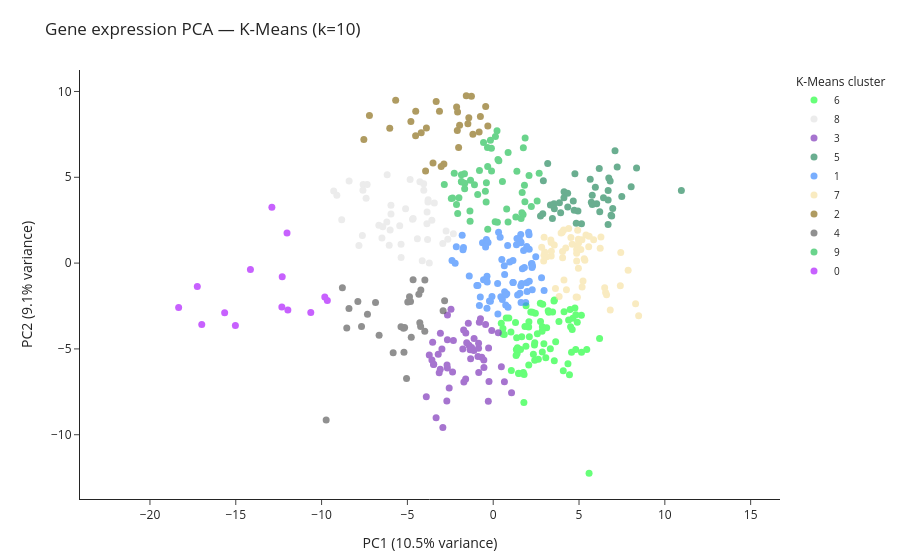

Write notebook code for a chart like this one.
### Markdown cell above
### Agrupamiento K-Means sobre las coordenadas PCA2

Aplicamos K-Means a las dimensiones reducidas con PCA (`pca2_df`) para identificar grupos relacionados con las etiquetas `disease` dentro de los tipos de cáncer seleccionados. El número de grupos `k` se determina a partir del número de enfermedades distintas del subconjunto.

### Code cell
from sklearn.cluster import KMeans
from sklearn.metrics import silhouette_score

# Preparar los datos para agrupar (solo coordenadas PCA2)
X_pca2 = pca2_df[['PC1', 'PC2']].values

# --- K-Means basado en 'disease' dentro del subconjunto ---
# Determinar el número de grupos según las enfermedades distintas en pca2_df
k_disease_pca2 = pca2_df['disease'].nunique()
print(f"Number of unique diseases in subset: {k_disease_pca2}")

kmeans_disease_pca2 = KMeans(n_clusters=k_disease_pca2, random_state=123, n_init=10)
kmeans_disease_pca2_labels = kmeans_disease_pca2.fit_predict(X_pca2)
pca2_df['kmeans_disease_cluster'] = kmeans_disease_pca2_labels

# Visualizar los resultados de K-Means basados en la enfermedad dentro del subconjunto
fig_kmeans_disease_pca2 = plot_pca(
    pca2_df, pca2, "kmeans_disease_cluster", f"Gene expression PCA — K-Means (k={k_disease_pca2})",
)
fig_kmeans_disease_pca2.show()

# Evaluar el agrupamiento con el coeficiente de silueta
silhouette_avg_disease_pca2 = silhouette_score(X_pca2, kmeans_disease_pca2_labels)
print(f"Silhouette Score for K-Means (based on disease in subset): {silhouette_avg_disease_pca2:.3f}")

### Figure 1 — Plotly figure (JSON) as saved in the notebook; plotly's stock layout.template omitted (floating-point values rounded to 4 significant figures)
{"data": [{"customdata": [["lung adenocarcinoma"], ["lung adenocarcinoma"], ["stomach adenocarcinoma"], ["lung squamous cell carcinoma"], ["stomach adenocarcinoma"], ["lung squamous cell carcinoma"], ["lung squamous cell carcinoma"], ["stomach adenocarcinoma"], ["lung adenocarcinoma"], ["lung adenocarcinoma"], ["stomach adenocarcinoma"], ["pancreatic adenocarcinoma"], ["lung adenocarcinoma"], ["breast invasive carcinoma"], ["lung adenocarcinoma"], ["stomach adenocarcinoma"], ["lung squamous cell carcinoma"], ["breast invasive carcinoma"], ["lung squamous cell carcinoma"], ["lung adenocarcinoma"], ["lung squamous cell carcinoma"], ["lung squamous cell carcinoma"], ["bladder urothelial carcinoma"], ["stomach adenocarcinoma"], ["lung adenocarcinoma"], ["lung adenocarcinoma"], ["stomach adenocarcinoma"], ["stomach adenocarcinoma"], ["lung squamous cell carcinoma"], ["stomach adenocarcinoma"], ["lung squamous cell carcinoma"], ["stomach adenocarcinoma"], ["bladder urothelial carcinoma"], ["stomach adenocarcinoma"], ["pancreatic adenocarcinoma"], ["pancreatic adenocarcinoma"], ["lung squamous cell carcinoma"], ["lung adenocarcinoma"], ["lung squamous cell carcinoma"], ["stomach adenocarcinoma"], ["pancreatic adenocarcinoma"], ["stomach adenocarcinoma"], ["stomach adenocarcinoma"], ["stomach adenocarcinoma"], ["breast invasive carcinoma"], ["lung squamous cell carcinoma"], ["lung squamous cell carcinoma"], ["pancreatic adenocarcinoma"], ["stomach adenocarcinoma"], ["stomach adenocarcinoma"], ["stomach adenocarcinoma"], ["lung squamous cell carcinoma"], ["stomach adenocarcinoma"], ["bladder urothelial carcinoma"], ["lung adenocarcinoma"], ["lung squamous cell carcinoma"], ["lung squamous cell carcinoma"], ["stomach adenocarcinoma"], ["bladder urothelial carcinoma"], ["stomach adenocarcinoma"], ["stomach adenocarcinoma"], ["stomach adenocarcinoma"], ["breast invasive carcinoma"], ["lung squamous cell carcinoma"], ["pancreatic adenocarcinoma"], ["lung squamous cell carcinoma"], ["lung squamous cell carcinoma"], ["lung squamous cell carcinoma"], ["lung squamous cell carcinoma"], ["lung adenocarcinoma"], ["breast invasive carcinoma"], ["lung adenocarcinoma"], ["bladder urothelial carcinoma"], ["lung squamous cell carcinoma"]], "hovertemplate": "<b>%{hovertext}</b><br><br>K-Means cluster=6<br>PC1 (10.5% variance)=%{x:.2f}<br>PC2 (9.1% variance)=%{y:.2f}<br>Primary disease=%{customdata[0]}<extra></extra>", "hovertext": ["TCGA-67-3771-01", "TCGA-73-4658-01", "TCGA-BR-8679-01", "TCGA-21-1076-01", "TCGA-FP-8099-01", "TCGA-34-8454-01", "TCGA-85-A4JB-01", "TCGA-VQ-A91A-01", "TCGA-44-2668-01", "TCGA-50-6590-01", "TCGA-BR-6709-01", "TCGA-YH-A8SY-01", "TCGA-91-6848-01", "TCGA-AR-A256-01", "TCGA-75-7027-01", "TCGA-ZA-A8F6-01", "TCGA-22-5480-01", "TCGA-A2-A0T1-01", "TCGA-22-4593-01", "TCGA-86-8358-01", "TCGA-60-2708-01", "TCGA-22-5477-01", "TCGA-BT-A20W-11", "TCGA-CD-8526-01", "TCGA-91-6836-01", "TCGA-44-8119-01", "TCGA-HU-A4H4-01", "TCGA-MX-A5UJ-01", "TCGA-39-5034-01", "TCGA-F1-A72C-01", "TCGA-58-8390-01", "TCGA-CG-5722-11", "TCGA-DK-A1AB-01", "TCGA-BR-8284-01", "TCGA-IB-7886-01", "TCGA-IB-7646-01", "TCGA-77-A5GB-01", "TCGA-05-4382-01", "TCGA-60-2712-01", "TCGA-VQ-A8P8-01", "TCGA-2J-AAB6-01", "TCGA-VQ-A928-01", "TCGA-IN-A7NT-01", "TCGA-RD-A7C1-01", "TCGA-C8-A12L-01", "TCGA-85-7699-01", "TCGA-22-5483-01", "TCGA-YB-A89D-11", "TCGA-FP-8631-01", "TCGA-CD-8524-01", "TCGA-BR-6454-11", "TCGA-43-8115-01", "TCGA-EQ-8122-01", "TCGA-XF-A9SY-01", "TCGA-55-6987-01", "TCGA-85-6561-01", "TCGA-56-A4ZJ-01", "TCGA-D7-8578-01", "TCGA-ZF-AA58-01", "TCGA-HU-A4G3-01", "TCGA-ZQ-A9CR-01", "TCGA-RD-A8NB-01", "TCGA-E9-A1RH-01", "TCGA-34-5239-01", "TCGA-HZ-7926-01", "TCGA-56-8626-01", "TCGA-34-5241-01", "TCGA-XC-AA0X-01", "TCGA-90-6837-01", "TCGA-05-4415-01", "TCGA-C8-A1HJ-01", "TCGA-86-7711-01", "TCGA-FD-A3B8-01", "TCGA-85-8287-01"], "legendgroup": "6", "marker": {"color": "#16FF32", "line": {"width": 0}, "size": 7, "symbol": "circle"}, "mode": "markers", "name": "6", "opacity": 0.65, "orientation": "v", "showlegend": true, "type": "scatter", "x": [3.565, 3.461, 3.64, 4.808, 3.115, 1.395, 0.5701, 4.355, 4.564, 2.629, 3.064, 1.364, 5.451, 2.847, 2.081, 4.128, 3.237, 2.066, 1.662, 2.884, 1.756, 0.7591, 2.746, 2.418, 1.034, 3.204, 2.34, 0.5654, 0.4701, 1.481, 1.3, 1.849, 2.456, 4.081, 5.138, 6.197, 1.334, 4.509, 2.403, 4.639, 1.348, 2.862, 1.591, 5.585, 1.913, 3.328, 1.906, 3.83, 2.859, 2.573, 2.107, 4.897, 2.071, 1.787, 2.756, 3.559, 2.189, 5.145, 1.056, 0.6437, 2.421, 4.602, 4.478, 4.394, 4.76, 2.293, 1.798, 2.952, 1.485, 0.9094, 3.54, 1.414, 4.443, 4.816], "xaxis": "x", "y": [-2.156, -2.847, -4.585, -5.04, -3.771, -5.26, -4.127, -5.871, -5.201, -5.606, -5.51, -4.352, -5.041, -3.974, -3.419, -2.831, -2.863, -3.717, -4.293, -2.393, -6.378, -3.194, -2.335, -5.664, -4.011, -2.771, -5.315, -3.809, -3.509, -6.424, -3.454, -3.69, -2.917, -6.279, -3.04, -4.39, -5.386, -3.702, -4.773, -3.212, -5.04, -3.701, -5.028, -12.24, -2.48, -4.994, -4.838, -3.4, -5.183, -4.119, -4.295, -3.44, -5.941, -8.117, -3.397, -5.696, -2.85, -5.197, -6.264, -4.163, -4.635, -3.864, -2.702, -3.309, -2.616, -2.869, -6.498, -4.696, -6.433, -3.197, -2.202, -4.937, -6.502, -3.007], "yaxis": "y"}, {"customdata": [["prostate adenocarcinoma"], ["prostate adenocarcinoma"], ["prostate adenocarcinoma"], ["thyroid carcinoma"], ["prostate adenocarcinoma"], ["prostate adenocarcinoma"], ["breast invasive carcinoma"], ["prostate adenocarcinoma"], ["lung squamous cell carcinoma"], ["prostate adenocarcinoma"], ["prostate adenocarcinoma"], ["prostate adenocarcinoma"], ["prostate adenocarcinoma"], ["lung adenocarcinoma"], ["prostate adenocarcinoma"], ["thyroid carcinoma"], ["prostate adenocarcinoma"], ["prostate adenocarcinoma"], ["prostate adenocarcinoma"], ["breast invasive carcinoma"], ["prostate adenocarcinoma"], ["breast invasive carcinoma"], ["lung adenocarcinoma"], ["prostate adenocarcinoma"], ["prostate adenocarcinoma"], ["prostate adenocarcinoma"], ["breast invasive carcinoma"], ["prostate adenocarcinoma"], ["prostate adenocarcinoma"], ["lung adenocarcinoma"], ["prostate adenocarcinoma"], ["prostate adenocarcinoma"], ["prostate adenocarcinoma"], ["prostate adenocarcinoma"], ["bladder urothelial carcinoma"], ["prostate adenocarcinoma"], ["prostate adenocarcinoma"], ["prostate adenocarcinoma"], ["prostate adenocarcinoma"], ["prostate adenocarcinoma"], ["prostate adenocarcinoma"], ["prostate adenocarcinoma"], ["breast invasive carcinoma"]], "hovertemplate": "<b>%{hovertext}</b><br><br>K-Means cluster=8<br>PC1 (10.5% variance)=%{x:.2f}<br>PC2 (9.1% variance)=%{y:.2f}<br>Primary disease=%{customdata[0]}<extra></extra>", "hovertext": ["TCGA-V1-A8MU-01", "TCGA-KK-A8IL-01", "TCGA-2A-A8VV-01", "TCGA-BJ-A45D-01", "TCGA-YL-A9WH-01", "TCGA-YL-A8SQ-01", "TCGA-LL-A5YL-01", "TCGA-VP-A87D-01", "TCGA-21-1078-01", "TCGA-KK-A8IK-01", "TCGA-KK-A8IG-01", "TCGA-KK-A6E1-01", "TCGA-XK-AAIW-01", "TCGA-55-A492-01", "TCGA-HC-7075-01", "TCGA-EM-A3SU-01", "TCGA-FC-A4JI-01", "TCGA-ZG-A9L5-01", "TCGA-ZG-A9NI-01", "TCGA-AN-A0FT-01", "TCGA-HC-7080-01", "TCGA-C8-A133-01", "TCGA-55-6972-01", "TCGA-V1-A9Z9-01", "TCGA-KK-A8I9-01", "TCGA-KK-A7AV-01", "TCGA-OL-A66N-01", "TCGA-G9-6378-01", "TCGA-KK-A7B1-01", "TCGA-49-4486-01", "TCGA-J4-AATZ-01", "TCGA-G9-A9S4-01", "TCGA-VP-A87B-01", "TCGA-KK-A8IF-01", "TCGA-CF-A9FM-01", "TCGA-M7-A720-01", "TCGA-KC-A7F6-01", "TCGA-VP-A87H-01", "TCGA-ZG-A9LM-01", "TCGA-KK-A8ID-01", "TCGA-X4-A8KS-01", "TCGA-HC-7213-01", "TCGA-B6-A0IB-01"], "legendgroup": "8", "marker": {"color": "#E2E2E2", "line": {"width": 0}, "size": 7, "symbol": "circle"}, "mode": "markers", "name": "8", "opacity": 0.65, "orientation": "v", "showlegend": true, "type": "scatter", "x": [-3.575, -2.939, -6.178, -8.396, -5.37, -3.802, -3.824, -4.842, -3.724, -9.295, -3.853, -6.662, -6.061, -7.825, -5.958, -4.046, -5.367, -4.052, -6.484, -2.648, -7.579, -6.006, -7.405, -5.447, -4.418, -3.864, -4.702, -4.272, -4.665, -7.624, -5.106, -7.344, -8.828, -9.111, -4.136, -3.791, -5.957, -6.2, -3.431, -6.431, -7.592, -2.321, -2.746], "xaxis": "x", "y": [2.499, 1.141, 5.149, 4.785, 1.099, 3.557, 1.37, 4.866, 0.009596, 4.197, 2.977, 2.207, 1.042, 1.026, 3.372, 4.248, 0.3198, 4.629, 1.46, 1.391, 4.577, 1.928, 3.784, 2.171, 1.419, 2.299, 2.554, 4.736, 2.6, 1.602, 3.161, 4.574, 2.521, 3.951, 0.1301, 3.687, 2.867, 2.396, 3.497, 2.123, 4.238, 1.717, 1.874], "yaxis": "y"}, {"customdata": [["stomach adenocarcinoma"], ["lung squamous cell carcinoma"], ["lung squamous cell carcinoma"], ["lung squamous cell carcinoma"], ["stomach adenocarcinoma"], ["pancreatic adenocarcinoma"], ["stomach adenocarcinoma"], ["stomach adenocarcinoma"], ["bladder urothelial carcinoma"], ["bladder urothelial carcinoma"], ["lung adenocarcinoma"], ["bladder urothelial carcinoma"], ["lung squamous cell carcinoma"], ["lung squamous cell carcinoma"], ["lung squamous cell carcinoma"], ["lung squamous cell carcinoma"], ["bladder urothelial carcinoma"], ["pancreatic adenocarcinoma"], ["bladder urothelial carcinoma"], ["lung squamous cell carcinoma"], ["bladder urothelial carcinoma"], ["lung squamous cell carcinoma"], ["lung squamous cell carcinoma"], ["lung squamous cell carcinoma"], ["lung squamous cell carcinoma"], ["bladder urothelial carcinoma"], ["bladder urothelial carcinoma"], ["lung squamous cell carcinoma"], ["stomach adenocarcinoma"], ["bladder urothelial carcinoma"], ["lung squamous cell carcinoma"], ["lung squamous cell carcinoma"], ["breast invasive carcinoma"], ["bladder urothelial carcinoma"], ["lung squamous cell carcinoma"], ["lung squamous cell carcinoma"], ["stomach adenocarcinoma"], ["stomach adenocarcinoma"], ["bladder urothelial carcinoma"], ["lung squamous cell carcinoma"], ["bladder urothelial carcinoma"], ["stomach adenocarcinoma"], ["lung adenocarcinoma"], ["bladder urothelial carcinoma"], ["lung squamous cell carcinoma"], ["lung squamous cell carcinoma"], ["stomach adenocarcinoma"], ["bladder urothelial carcinoma"], ["bladder urothelial carcinoma"], ["bladder urothelial carcinoma"], ["stomach adenocarcinoma"], ["lung squamous cell carcinoma"], ["stomach adenocarcinoma"]], "hovertemplate": "<b>%{hovertext}</b><br><br>K-Means cluster=3<br>PC1 (10.5% variance)=%{x:.2f}<br>PC2 (9.1% variance)=%{y:.2f}<br>Primary disease=%{customdata[0]}<extra></extra>", "hovertext": ["TCGA-BR-4280-01", "TCGA-22-4607-01", "TCGA-94-8490-01", "TCGA-33-4586-01", "TCGA-BR-7703-01", "TCGA-HV-A5A6-01", "TCGA-BR-7716-01", "TCGA-D7-A4YX-01", "TCGA-ZF-A9RE-01", "TCGA-XF-AAN7-01", "TCGA-44-7667-01", "TCGA-4Z-AA82-01", "TCGA-37-4132-01", "TCGA-63-6202-01", "TCGA-85-A50Z-01", "TCGA-63-7021-01", "TCGA-BL-A13J-01", "TCGA-FB-A5VM-01", "TCGA-DK-A1A5-01", "TCGA-22-5471-01", "TCGA-XF-AAMG-01", "TCGA-22-4591-01", "TCGA-60-2724-01", "TCGA-43-2578-01", "TCGA-77-A5GA-01", "TCGA-ZF-AA51-01", "TCGA-XF-A9T8-01", "TCGA-94-8491-01", "TCGA-RD-A7BT-01", "TCGA-FT-A3EE-01", "TCGA-O2-A52W-01", "TCGA-60-2722-01", "TCGA-A7-A13D-01", "TCGA-XF-A9T3-01", "TCGA-18-3421-01", "TCGA-85-8277-01", "TCGA-D7-6527-01", "TCGA-CD-8527-01", "TCGA-E7-A97P-01", "TCGA-77-A5G8-01", "TCGA-XF-AAMJ-01", "TCGA-CG-5734-11", "TCGA-55-5899-01", "TCGA-FD-A62P-01", "TCGA-85-A53L-01", "TCGA-18-3412-01", "TCGA-BR-7707-01", "TCGA-FD-A5BY-01", "TCGA-ZF-A9RD-01", "TCGA-XF-AAN3-01", "TCGA-BR-6802-11", "TCGA-22-5482-01", "TCGA-BR-7717-01"], "legendgroup": "3", "marker": {"color": "#782AB6", "line": {"width": 0}, "size": 7, "symbol": "circle"}, "mode": "markers", "name": "3", "opacity": 0.65, "orientation": "v", "showlegend": true, "type": "scatter", "x": [0.4755, -0.2459, -3.529, -1.127, -3.204, -0.7427, 1.068, -0.6675, -2.988, -2.46, -1.597, -0.5475, -0.854, 0.6523, -3.078, -0.5406, -1.114, -3.085, -0.2691, -2.702, -2.665, -0.8529, -0.2857, -0.4451, -3.726, -3.147, -2.368, -1.346, -1.316, -2.671, -1.411, -1.709, -0.08424, -1.772, -3.465, -2.32, -2.691, -1.45, -0.8885, -1.546, -0.8077, -1.605, 0.2951, -3.899, -1.26, -2.565, -3.328, -3.571, -2.935, -1.724, -2.669, -0.8431, -3.479], "xaxis": "x", "y": [-6.032, -6.895, -4.609, -5.089, -5.304, -3.239, -7.558, -5.489, -5.002, -2.684, -4.069, -5.643, -4.956, -6.906, -4.088, -6.079, -4.399, -6.186, -4.947, -8.032, -3.029, -4.665, -8.044, -3.571, -5.353, -6.392, -6.347, -5.051, -5.566, -6.117, -4.792, -6.923, -3.933, -5.006, -5.896, -4.51, -5.941, -3.503, -5.444, -4.636, -3.441, -6.749, -4.054, -7.783, -4.92, -7.271, -9.015, -5.645, -9.579, -3.893, -4.471, -6.372, -5.909], "yaxis": "y"}, {"customdata": [["breast invasive carcinoma"], ["lung adenocarcinoma"], ["breast invasive carcinoma"], ["breast invasive carcinoma"], ["breast invasive carcinoma"], ["breast invasive carcinoma"], ["breast invasive carcinoma"], ["breast invasive carcinoma"], ["breast invasive carcinoma"], ["breast invasive carcinoma"], ["breast invasive carcinoma"], ["breast invasive carcinoma"], ["breast invasive carcinoma"], ["breast invasive carcinoma"], ["breast invasive carcinoma"], ["lung squamous cell carcinoma"], ["breast invasive carcinoma"], ["thyroid carcinoma"], ["breast invasive carcinoma"], ["breast invasive carcinoma"], ["breast invasive carcinoma"], ["breast invasive carcinoma"], ["breast invasive carcinoma"], ["lung adenocarcinoma"], ["breast invasive carcinoma"], ["lung adenocarcinoma"], ["breast invasive carcinoma"], ["thyroid carcinoma"], ["thyroid carcinoma"], ["breast invasive carcinoma"], ["lung squamous cell carcinoma"], ["breast invasive carcinoma"], ["breast invasive carcinoma"], ["breast invasive carcinoma"], ["breast invasive carcinoma"], ["breast invasive carcinoma"], ["thyroid carcinoma"], ["breast invasive carcinoma"], ["breast invasive carcinoma"], ["breast invasive carcinoma"], ["breast invasive carcinoma"], ["thyroid carcinoma"], ["breast invasive carcinoma"]], "hovertemplate": "<b>%{hovertext}</b><br><br>K-Means cluster=5<br>PC1 (10.5% variance)=%{x:.2f}<br>PC2 (9.1% variance)=%{y:.2f}<br>Primary disease=%{customdata[0]}<extra></extra>", "hovertext": ["TCGA-E9-A1RC-11", "TCGA-49-6744-11", "TCGA-A2-A1G6-01", "TCGA-E2-A15I-01", "TCGA-B6-A0RP-01", "TCGA-D8-A1XO-01", "TCGA-AC-A8OS-01", "TCGA-A2-A0ES-01", "TCGA-BH-A0W4-01", "TCGA-GI-A2C9-11", "TCGA-AN-A0XP-01", "TCGA-A7-A0D9-11", "TCGA-AC-A2FG-01", "TCGA-BH-A18L-11", "TCGA-BH-A0BC-11", "TCGA-56-8083-11", "TCGA-A8-A08Z-01", "TCGA-BJ-A28T-01", "TCGA-A2-A1FV-01", "TCGA-BH-A0B8-11", "TCGA-AR-A24M-01", "TCGA-BH-A203-11", "TCGA-BH-A0DV-11", "TCGA-55-6984-11", "TCGA-D8-A1JH-01", "TCGA-97-7938-01", "TCGA-D8-A73X-01", "TCGA-FY-A3TY-01", "TCGA-H2-A26U-01", "TCGA-BH-A1FJ-01", "TCGA-43-5670-11", "TCGA-BH-A18N-11", "TCGA-E9-A1RD-01", "TCGA-AO-A1KO-01", "TCGA-D8-A1XB-01", "TCGA-BH-A204-11", "TCGA-ET-A3BV-01", "TCGA-BH-A1F6-11", "TCGA-BH-A0DG-11", "TCGA-A2-A3KC-01", "TCGA-A2-A0YL-01", "TCGA-DJ-A3VD-01", "TCGA-BH-A0BA-01"], "legendgroup": "5", "marker": {"color": "#1C8356", "line": {"width": 0}, "size": 7, "symbol": "circle"}, "mode": "markers", "name": "5", "opacity": 0.65, "orientation": "v", "showlegend": true, "type": "scatter", "x": [6.695, 6.425, 5.951, 5.653, 4.936, 8.039, 3.563, 5.774, 4.121, 6.03, 2.888, 6.866, 4.128, 5.771, 4.72, 3.449, 6.904, 4.761, 7.098, 6.208, 7.491, 8.352, 6.179, 3.859, 6.964, 5.145, 2.922, 3.176, 3.333, 3.543, 6.693, 6.814, 4.337, 6.733, 4.665, 6.697, 2.756, 10.96, 7.223, 4.344, 5.718, 3.929, 4.838], "xaxis": "x", "y": [3.679, 3.802, 4.415, 4.879, 3.031, 4.445, 3.16, 3.422, 3.808, 3.457, 2.875, 2.794, 4.163, 3.96, 3.082, 2.596, 2.738, 5.2, 6.544, 2.99, 3.875, 5.547, 5.516, 3.523, 3.185, 2.297, 4.798, 5.803, 3.384, 3.453, 2.244, 4.783, 4.07, 4.954, 3.625, 4.229, 2.74, 4.237, 5.602, 3.269, 3.546, 2.937, 2.317], "yaxis": "y"}, {"customdata": [["lung squamous cell carcinoma"], ["breast invasive carcinoma"], ["pancreatic adenocarcinoma"], ["lung adenocarcinoma"], ["breast invasive carcinoma"], ["breast invasive carcinoma"], ["breast invasive carcinoma"], ["breast invasive carcinoma"], ["breast invasive carcinoma"], ["breast invasive carcinoma"], ["lung adenocarcinoma"], ["breast invasive carcinoma"], ["thyroid carcinoma"], ["lung adenocarcinoma"], ["lung adenocarcinoma"], ["prostate adenocarcinoma"], ["breast invasive carcinoma"], ["lung adenocarcinoma"], ["lung adenocarcinoma"], ["breast invasive carcinoma"], ["lung adenocarcinoma"], ["breast invasive carcinoma"], ["breast invasive carcinoma"], ["lung adenocarcinoma"], ["bladder urothelial carcinoma"], ["lung adenocarcinoma"], ["breast invasive carcinoma"], ["breast invasive carcinoma"], ["breast invasive carcinoma"], ["breast invasive carcinoma"], ["breast invasive carcinoma"], ["lung adenocarcinoma"], ["breast invasive carcinoma"], ["lung adenocarcinoma"], ["breast invasive carcinoma"], ["lung adenocarcinoma"], ["breast invasive carcinoma"], ["lung adenocarcinoma"], ["lung adenocarcinoma"], ["pancreatic adenocarcinoma"], ["lung squamous cell carcinoma"], ["breast invasive carcinoma"], ["uterine carcinosarcoma"], ["lung adenocarcinoma"], ["pancreatic adenocarcinoma"], ["breast invasive carcinoma"], ["breast invasive carcinoma"], ["lung adenocarcinoma"], ["lung adenocarcinoma"], ["breast invasive carcinoma"], ["breast invasive carcinoma"], ["stomach adenocarcinoma"], ["lung adenocarcinoma"], ["breast invasive carcinoma"], ["lung adenocarcinoma"], ["lung squamous cell carcinoma"], ["breast invasive carcinoma"], ["lung adenocarcinoma"], ["pancreatic adenocarcinoma"], ["bladder urothelial carcinoma"], ["lung adenocarcinoma"], ["breast invasive carcinoma"], ["breast invasive carcinoma"], ["stomach adenocarcinoma"], ["breast invasive carcinoma"], ["breast invasive carcinoma"], ["lung adenocarcinoma"], ["pancreatic adenocarcinoma"], ["lung adenocarcinoma"], ["lung adenocarcinoma"], ["bladder urothelial carcinoma"], ["lung squamous cell carcinoma"]], "hovertemplate": "<b>%{hovertext}</b><br><br>K-Means cluster=1<br>PC1 (10.5% variance)=%{x:.2f}<br>PC2 (9.1% variance)=%{y:.2f}<br>Primary disease=%{customdata[0]}<extra></extra>", "hovertext": ["TCGA-90-A4ED-01", "TCGA-E9-A228-01", "TCGA-RL-AAAS-01", "TCGA-35-3615-01", "TCGA-BH-A1EN-01", "TCGA-A8-A07B-01", "TCGA-A2-A0SV-01", "TCGA-A2-A0T5-01", "TCGA-AN-A0FX-01", "TCGA-AO-A0JD-01", "TCGA-05-4402-01", "TCGA-AN-A0FW-01", "TCGA-EL-A3T9-01", "TCGA-97-8177-01", "TCGA-75-5146-01", "TCGA-G9-7521-01", "TCGA-A1-A0SQ-01", "TCGA-97-A4M0-01", "TCGA-05-4396-01", "TCGA-AR-A2LH-01", "TCGA-97-8175-01", "TCGA-A8-A08L-01", "TCGA-E2-A1LG-01", "TCGA-38-4630-01", "TCGA-GC-A3WC-11", "TCGA-49-4490-11", "TCGA-A2-A0SU-01", "TCGA-E2-A105-01", "TCGA-A8-A06Z-01", "TCGA-AO-A0J7-01", "TCGA-3C-AAAU-01", "TCGA-55-8615-01", "TCGA-A1-A0SG-01", "TCGA-73-4675-01", "TCGA-EW-A2FV-01", "TCGA-55-7913-01", "TCGA-PE-A5DE-01", "TCGA-L9-A444-01", "TCGA-55-7903-01", "TCGA-Q3-AA2A-01", "TCGA-37-4141-01", "TCGA-BH-A0B6-01", "TCGA-N9-A4PZ-01", "TCGA-97-A4M6-01", "TCGA-2J-AAB1-01", "TCGA-D8-A13Y-01", "TCGA-AC-A3W5-01", "TCGA-38-A44F-01", "TCGA-93-A4JO-01", "TCGA-LL-A740-01", "TCGA-AO-A12F-01", "TCGA-IN-AB1V-01", "TCGA-50-5932-01", "TCGA-A2-A4S3-01", "TCGA-44-2657-11", "TCGA-56-7730-11", "TCGA-D8-A27R-01", "TCGA-55-8614-01", "TCGA-US-A77J-01", "TCGA-SY-A9G0-01", "TCGA-71-8520-01", "TCGA-A1-A0SF-01", "TCGA-GM-A2DO-01", "TCGA-BR-8483-01", "TCGA-B6-A40B-01", "TCGA-AC-A5XU-01", "TCGA-05-4426-01", "TCGA-3A-A9I9-01", "TCGA-50-5068-01", "TCGA-86-8278-01", "TCGA-BT-A20Q-01", "TCGA-66-2793-01"], "legendgroup": "1", "marker": {"color": "#3283FE", "line": {"width": 0}, "size": 7, "symbol": "circle"}, "mode": "markers", "name": "1", "opacity": 0.65, "orientation": "v", "showlegend": true, "type": "scatter", "x": [-0.6244, 2.098, 1.149, -2.401, 0.666, 1.817, 1.606, 1.526, 2.225, 1.658, 2.273, 0.841, 2.063, 1.894, -0.3621, -0.3953, 0.6454, 1.606, 1.615, 1.974, 0.2728, 2.254, 0.257, 0.5317, 1.955, 1.7, 1.614, -0.3012, -2.152, -1.733, 0.4048, -2.216, 1.385, -1.396, 2.965, -0.8943, 2.26, 0.7903, 0.6645, -0.1625, 0.4454, -0.401, -1.762, 1.771, 1.422, 2.479, 1.955, 2.289, 1.555, -0.07115, -0.9527, 1.623, 1.356, -0.5649, 2.816, 2.09, 0.8626, 0.7275, 0.7206, 1.165, 2.1, 0.3124, 0.9599, -0.2187, -0.4428, -1.808, 0.5016, -0.3487, -0.3637, 1.149, -0.8062, -0.7528], "xaxis": "x", "y": [1.192, 0.8121, -1.125, 0.1527, -0.6607, -0.2512, -1.318, 1.383, -0.04166, -1.191, -1.554, 1.027, 1.8, -2.295, -0.7726, 1.372, -0.1561, 1.661, 1.191, -1.654, -2.962, -0.01665, -1.195, -2.128, 0.9632, -0.3354, 1.229, 1.204, 0.9489, 0.908, 1.509, -0.01083, 1.438, -0.7538, -1.594, -1.298, -0.2606, -1.782, -1.668, -2.218, -1.957, -0.9497, 0.7774, 0.7286, -1.863, 0.3653, -1.144, -0.1632, -1.757, -1.94, -1.3, -2.291, 1.072, -0.9753, -0.8588, 1.653, -2.572, -2.437, -1.856, -1.137, -1.06, 1.795, 0.06629, -2.207, 0.9402, 1.62, 0.2055, -1.101, -2.632, 0.1581, -2.473, -1.971], "yaxis": "y"}, {"customdata": [["lung adenocarcinoma"], ["pancreatic adenocarcinoma"], ["lung adenocarcinoma"], ["stomach adenocarcinoma"], ["breast invasive carcinoma"], ["breast invasive carcinoma"], ["lung squamous cell carcinoma"], ["breast invasive carcinoma"], ["pancreatic adenocarcinoma"], ["breast invasive carcinoma"], ["breast invasive carcinoma"], ["lung squamous cell carcinoma"], ["lung adenocarcinoma"], ["breast invasive carcinoma"], ["breast invasive carcinoma"], ["lung adenocarcinoma"], ["breast invasive carcinoma"], ["lung adenocarcinoma"], ["breast invasive carcinoma"], ["lung adenocarcinoma"], ["breast invasive carcinoma"], ["breast invasive carcinoma"], ["pancreatic adenocarcinoma"], ["lung adenocarcinoma"], ["pancreatic adenocarcinoma"], ["breast invasive carcinoma"], ["lung adenocarcinoma"], ["breast invasive carcinoma"], ["lung squamous cell carcinoma"], ["breast invasive carcinoma"], ["breast invasive carcinoma"], ["stomach adenocarcinoma"], ["breast invasive carcinoma"], ["lung squamous cell carcinoma"], ["breast invasive carcinoma"], ["breast invasive carcinoma"], ["lung squamous cell carcinoma"], ["breast invasive carcinoma"], ["breast invasive carcinoma"], ["stomach adenocarcinoma"], ["breast invasive carcinoma"], ["breast invasive carcinoma"], ["breast invasive carcinoma"], ["breast invasive carcinoma"], ["pancreatic adenocarcinoma"], ["lung adenocarcinoma"], ["breast invasive carcinoma"], ["pancreatic adenocarcinoma"], ["breast invasive carcinoma"], ["lung squamous cell carcinoma"], ["breast invasive carcinoma"], ["lung squamous cell carcinoma"], ["breast invasive carcinoma"], ["breast invasive carcinoma"], ["breast invasive carcinoma"]], "hovertemplate": "<b>%{hovertext}</b><br><br>K-Means cluster=7<br>PC1 (10.5% variance)=%{x:.2f}<br>PC2 (9.1% variance)=%{y:.2f}<br>Primary disease=%{customdata[0]}<extra></extra>", "hovertext": ["TCGA-05-4427-01", "TCGA-HZ-8002-01", "TCGA-97-8172-01", "TCGA-CG-4462-01", "TCGA-AO-A12D-01", "TCGA-AC-A3YI-01", "TCGA-90-7767-11", "TCGA-D8-A147-01", "TCGA-HZ-A49G-01", "TCGA-AC-A23H-01", "TCGA-A7-A0D9-01", "TCGA-22-5489-11", "TCGA-86-8668-01", "TCGA-BH-A0AZ-01", "TCGA-AO-A0JC-01", "TCGA-97-7553-01", "TCGA-AR-A1AN-01", "TCGA-91-6828-01", "TCGA-A2-A0ER-01", "TCGA-44-6147-01", "TCGA-BH-A1F8-01", "TCGA-BH-A8FZ-01", "TCGA-HZ-8637-01", "TCGA-86-8055-01", "TCGA-IB-AAUV-01", "TCGA-AC-A2BM-01", "TCGA-44-6775-01", "TCGA-AR-A0TS-01", "TCGA-63-A5MW-01", "TCGA-AN-A041-01", "TCGA-C8-A27A-01", "TCGA-BR-8364-01", "TCGA-E9-A2JT-01", "TCGA-77-A5FZ-01", "TCGA-A2-A259-01", "TCGA-AN-A049-01", "TCGA-43-6647-11", "TCGA-AR-A2LO-01", "TCGA-A7-A2KD-01", "TCGA-BR-4369-01", "TCGA-A8-A081-01", "TCGA-EW-A1IW-01", "TCGA-BH-A1F0-01", "TCGA-AR-A24V-01", "TCGA-IB-8127-01", "TCGA-78-8648-01", "TCGA-E9-A1N4-01", "TCGA-XN-A8T5-01", "TCGA-A2-A0T4-01", "TCGA-56-8623-01", "TCGA-A2-A0EV-01", "TCGA-90-6837-11", "TCGA-AC-A6IX-06", "TCGA-BH-A0DQ-01", "TCGA-D8-A1Y1-01"], "legendgroup": "7", "marker": {"color": "#F7E1A0", "line": {"width": 0}, "size": 7, "symbol": "circle"}, "mode": "markers", "name": "7", "opacity": 0.65, "orientation": "v", "showlegend": true, "type": "scatter", "x": [4.832, 7.432, 4.961, 8.296, 4.863, 3.379, 5.406, 5.3, 4.122, 2.998, 2.966, 3.558, 3.357, 3.955, 5.104, 6.495, 4.044, 5.233, 4.227, 4.04, 5.851, 2.939, 7.406, 6.549, 4.861, 5.589, 6.604, 5.179, 3.117, 4.527, 4.605, 7.861, 5.563, 4.266, 5.167, 2.96, 4.892, 4.102, 4.397, 8.473, 4.963, 6.277, 6.818, 6.234, 4.906, 3.842, 5.341, 3.626, 3.379, 4.974, 3.388, 4.86, 4.919, 2.824, 4.021], "xaxis": "x", "y": [-1.979, 0.6216, 1.396, -2.37, 0.1246, 0.4085, 1.644, 0.261, -0.9845, 0.6517, 1.499, 1.056, 1.34, 1.759, 0.7968, -1.436, 0.3084, -1.047, 0.881, 0.6806, 1.362, 0.1225, -1.318, -1.716, 0.7964, 1.559, -1.85, -1.394, 0.3708, 1.491, 1.101, -0.4115, 0.95, -1.556, 1.367, 0.4643, 1.0, 1.926, 2.02, -3.066, -0.2971, 1.521, -2.73, 0.8652, -1.989, -1.946, 0.167, -1.484, 1.204, 1.166, 0.6912, 0.5716, 1.918, 0.9257, 1.791], "yaxis": "y"}, {"customdata": [["thyroid carcinoma"], ["thyroid carcinoma"], ["thyroid carcinoma"], ["thyroid carcinoma"], ["thyroid carcinoma"], ["thyroid carcinoma"], ["thyroid carcinoma"], ["thyroid carcinoma"], ["thyroid carcinoma"], ["thyroid carcinoma"], ["prostate adenocarcinoma"], ["thyroid carcinoma"], ["thyroid carcinoma"], ["thyroid carcinoma"], ["thyroid carcinoma"], ["thyroid carcinoma"], ["thyroid carcinoma"], ["thyroid carcinoma"], ["thyroid carcinoma"], ["thyroid carcinoma"], ["thyroid carcinoma"], ["thyroid carcinoma"], ["thyroid carcinoma"], ["thyroid carcinoma"], ["thyroid carcinoma"], ["thyroid carcinoma"], ["thyroid carcinoma"], ["thyroid carcinoma"], ["thyroid carcinoma"]], "hovertemplate": "<b>%{hovertext}</b><br><br>K-Means cluster=2<br>PC1 (10.5% variance)=%{x:.2f}<br>PC2 (9.1% variance)=%{y:.2f}<br>Primary disease=%{customdata[0]}<extra></extra>", "hovertext": ["TCGA-BJ-A190-01", "TCGA-FE-A3PC-01", "TCGA-ET-A39S-01", "TCGA-E3-A3DZ-01", "TCGA-EM-A1CW-01", "TCGA-DJ-A2PQ-01", "TCGA-EM-A22J-01", "TCGA-EM-A3FR-01", "TCGA-DO-A1JZ-11", "TCGA-ET-A25I-01", "TCGA-CH-5768-11", "TCGA-EL-A4K2-01", "TCGA-EM-A2CN-01", "TCGA-EM-A3ST-01", "TCGA-DJ-A3VA-01", "TCGA-EL-A3GW-01", "TCGA-FE-A239-01", "TCGA-BJ-A2N8-11", "TCGA-FE-A3PA-01", "TCGA-J8-A4HW-01", "TCGA-ET-A3DW-11", "TCGA-DJ-A2Q0-01", "TCGA-BJ-A2P4-01", "TCGA-CE-A3ME-01", "TCGA-BJ-A0ZC-01", "TCGA-E8-A438-01", "TCGA-DJ-A1QL-01", "TCGA-FY-A40N-01", "TCGA-BJ-A0ZF-01"], "legendgroup": "2", "marker": {"color": "#85660D", "line": {"width": 0}, "size": 7, "symbol": "circle"}, "mode": "markers", "name": "2", "opacity": 0.65, "orientation": "v", "showlegend": true, "type": "scatter", "x": [-3.13, -4.195, -1.958, -2.132, -2.874, -1.571, -2.092, -3.323, -0.7478, -3.508, -3.032, -1.183, -5.683, -7.213, -0.3135, -1.476, -4.521, -1.269, -4.796, -0.8201, -2.075, -3.94, -7.538, -2.016, -1.421, -6.028, -4.514, -0.4392, -3.892], "xaxis": "x", "y": [8.855, 7.602, 8.035, 9.091, 5.77, 9.747, 7.723, 9.41, 8.535, 5.834, 5.626, 7.503, 9.491, 8.605, 7.99, 8.114, 7.423, 9.716, 8.257, 7.64, 8.798, 5.361, 7.198, 6.737, 8.472, 7.859, 8.853, 9.125, 7.867], "yaxis": "y"}, {"customdata": [["uveal melanoma"], ["bladder urothelial carcinoma"], ["bladder urothelial carcinoma"], ["breast invasive carcinoma"], ["bladder urothelial carcinoma"], ["bladder urothelial carcinoma"], ["bladder urothelial carcinoma"], ["breast invasive carcinoma"], ["bladder urothelial carcinoma"], ["bladder urothelial carcinoma"], ["lung adenocarcinoma"], ["pancreatic adenocarcinoma"], ["bladder urothelial carcinoma"], ["bladder urothelial carcinoma"], ["bladder urothelial carcinoma"], ["bladder urothelial carcinoma"], ["bladder urothelial carcinoma"], ["lung adenocarcinoma"], ["bladder urothelial carcinoma"], ["bladder urothelial carcinoma"], ["bladder urothelial carcinoma"], ["bladder urothelial carcinoma"], ["bladder urothelial carcinoma"], ["bladder urothelial carcinoma"], ["lung adenocarcinoma"], ["breast invasive carcinoma"], ["breast invasive carcinoma"], ["breast invasive carcinoma"]], "hovertemplate": "<b>%{hovertext}</b><br><br>K-Means cluster=4<br>PC1 (10.5% variance)=%{x:.2f}<br>PC2 (9.1% variance)=%{y:.2f}<br>Primary disease=%{customdata[0]}<extra></extra>", "hovertext": ["TCGA-WC-A888-01", "TCGA-G2-A3IE-01", "TCGA-BT-A20T-01", "TCGA-GM-A2DB-01", "TCGA-BT-A42C-01", "TCGA-E7-A85H-01", "TCGA-DK-A6B6-01", "TCGA-B6-A0I1-01", "TCGA-G2-A3VY-01", "TCGA-ZF-AA4V-01", "TCGA-49-AAR2-01", "TCGA-2J-AABV-01", "TCGA-DK-AA6M-01", "TCGA-DK-A3X1-01", "TCGA-GC-A3BM-01", "TCGA-FJ-A3Z9-01", "TCGA-4Z-AA7R-01", "TCGA-95-7043-01", "TCGA-ZF-A9RM-01", "TCGA-UY-A78O-01", "TCGA-DK-A1AD-01", "TCGA-PQ-A6FN-01", "TCGA-C4-A0F6-01", "TCGA-FD-A5BX-01", "TCGA-49-4490-01", "TCGA-OL-A5S0-01", "TCGA-UL-AAZ6-01", "TCGA-AO-A1KR-01"], "legendgroup": "4", "marker": {"color": "#565656", "line": {"width": 0}, "size": 7, "symbol": "circle"}, "mode": "markers", "name": "4", "opacity": 0.65, "orientation": "v", "showlegend": true, "type": "scatter", "x": [-8.788, -7.326, -3.988, -4.217, -5.2, -5.373, -4.877, -4.668, -4.818, -4.775, -6.857, -8.405, -5.05, -6.648, -2.919, -8.533, -5.163, -3.983, -4.978, -7.673, -5.225, -9.733, -4.277, -5.829, -2.832, -4.229, -4.332, -7.886], "xaxis": "x", "y": [-1.429, -2.973, -3.978, -1.57, -5.192, -3.709, -1.967, -0.9714, -2.242, -4.322, -2.294, -2.641, -6.726, -4.206, -2.783, -3.784, -3.75, -0.9823, -2.272, -3.696, -3.796, -9.138, -3.48, -5.222, -2.199, -3.688, -1.816, -2.241], "yaxis": "y"}, {"customdata": [["thyroid carcinoma"], ["bladder urothelial carcinoma"], ["prostate adenocarcinoma"], ["thyroid carcinoma"], ["thyroid carcinoma"], ["thyroid carcinoma"], ["breast invasive carcinoma"], ["thyroid carcinoma"], ["prostate adenocarcinoma"], ["thyroid carcinoma"], ["thyroid carcinoma"], ["prostate adenocarcinoma"], ["prostate adenocarcinoma"], ["prostate adenocarcinoma"], ["breast invasive carcinoma"], ["prostate adenocarcinoma"], ["thyroid carcinoma"], ["breast invasive carcinoma"], ["breast invasive carcinoma"], ["thyroid carcinoma"], ["breast invasive carcinoma"], ["prostate adenocarcinoma"], ["prostate adenocarcinoma"], ["prostate adenocarcinoma"], ["breast invasive carcinoma"], ["thyroid carcinoma"], ["thyroid carcinoma"], ["thyroid carcinoma"], ["breast invasive carcinoma"], ["thyroid carcinoma"], ["breast invasive carcinoma"], ["breast invasive carcinoma"], ["breast invasive carcinoma"], ["prostate adenocarcinoma"], ["thyroid carcinoma"], ["prostate adenocarcinoma"], ["thyroid carcinoma"], ["prostate adenocarcinoma"], ["breast invasive carcinoma"], ["prostate adenocarcinoma"], ["thyroid carcinoma"], ["breast invasive carcinoma"], ["thyroid carcinoma"], ["thyroid carcinoma"], ["thyroid carcinoma"], ["thyroid carcinoma"], ["thyroid carcinoma"], ["thyroid carcinoma"], ["thyroid carcinoma"], ["breast invasive carcinoma"], ["lung adenocarcinoma"], ["breast invasive carcinoma"], ["thyroid carcinoma"]], "hovertemplate": "<b>%{hovertext}</b><br><br>K-Means cluster=9<br>PC1 (10.5% variance)=%{x:.2f}<br>PC2 (9.1% variance)=%{y:.2f}<br>Primary disease=%{customdata[0]}<extra></extra>", "hovertext": ["TCGA-EM-A3SZ-01", "TCGA-E7-A6MF-01", "TCGA-HC-7736-01", "TCGA-DJ-A4UP-01", "TCGA-FE-A238-01", "TCGA-H2-A421-01", "TCGA-B6-A0RM-01", "TCGA-ET-A3DP-01", "TCGA-EJ-5503-01", "TCGA-KS-A4ID-01", "TCGA-CE-A27D-01", "TCGA-EJ-A8FO-11", "TCGA-CH-5752-01", "TCGA-EJ-5527-01", "TCGA-OL-A66J-01", "TCGA-EJ-5497-01", "TCGA-FY-A3YR-01", "TCGA-AC-A6NO-01", "TCGA-E9-A3Q9-01", "TCGA-IM-A3EB-01", "TCGA-BH-A0BS-01", "TCGA-KC-A4BV-01", "TCGA-HC-7819-11", "TCGA-CH-5764-01", "TCGA-BH-A18V-11", "TCGA-CE-A482-01", "TCGA-DJ-A1QE-01", "TCGA-EM-A22P-01", "TCGA-GM-A3NY-01", "TCGA-BJ-A4O8-01", "TCGA-E9-A3HO-01", "TCGA-BH-A0HN-01", "TCGA-MS-A51U-01", "TCGA-EJ-5498-01", "TCGA-BJ-A2NA-01", "TCGA-EJ-A7NG-01", "TCGA-DE-A69J-01", "TCGA-EJ-7115-11", "TCGA-E2-A15E-06", "TCGA-HC-7745-01", "TCGA-DJ-A3VJ-01", "TCGA-A7-A0DC-01", "TCGA-KS-A4I9-01", "TCGA-FE-A22Z-01", "TCGA-DJ-A3UY-01", "TCGA-J8-A3YF-01", "TCGA-BJ-A0Z3-01", "TCGA-DJ-A4UQ-01", "TCGA-E8-A2JQ-01", "TCGA-BH-A0HI-01", "TCGA-55-8512-01", "TCGA-GM-A2D9-01", "TCGA-EM-A1YD-01"], "legendgroup": "9", "marker": {"color": "#1CBE4F", "line": {"width": 0}, "size": 7, "symbol": "circle"}, "mode": "markers", "name": "9", "opacity": 0.65, "orientation": "v", "showlegend": true, "type": "scatter", "x": [-0.09695, -1.656, -0.4115, 0.3291, -1.675, -0.8002, 0.1137, 1.86, -2.069, -2.272, 1.379, -1.347, -1.857, 1.687, 0.7839, -0.456, -0.163, 0.8658, 2.561, 0.5368, 1.741, -1.833, -1.853, -1.664, -1.997, -0.5622, 2.087, 2.678, -0.3975, 1.82, -2.139, -2.849, 2.221, 1.846, 0.2771, -2.369, -0.1057, -2.441, 1.318, -1.356, -0.3221, -1.322, -0.3345, -0.9037, 1.756, -1.092, 0.8681, 0.2211, -0.3199, 1.626, 1.671, 0.2434, 0.1294], "xaxis": "x", "y": [5.369, 4.652, 3.553, 5.968, 5.209, 5.403, 2.415, 7.296, 2.893, 5.232, 5.352, 2.433, 4.753, 4.107, 3.157, 4.182, 7.159, 2.394, 3.625, 4.748, 2.837, 4.725, 5.155, 4.326, 3.81, 7.028, 5.111, 5.237, 4.686, 4.543, 3.419, 4.581, 3.296, 3.574, 6.042, 3.786, 6.692, 3.763, 2.68, 3.043, 5.622, 4.827, 6.732, 3.992, 6.715, 4.568, 6.451, 7.712, 1.97, 2.602, 2.937, 2.375, 7.38], "yaxis": "y"}, {"customdata": [["uveal melanoma"], ["thyroid carcinoma"], ["uveal melanoma"], ["prostate adenocarcinoma"], ["bladder urothelial carcinoma"], ["bladder urothelial carcinoma"], ["uveal melanoma"], ["uveal melanoma"], ["breast invasive carcinoma"], ["bladder urothelial carcinoma"], ["uveal melanoma"], ["prostate adenocarcinoma"], ["bladder urothelial carcinoma"], ["uveal melanoma"]], "hovertemplate": "<b>%{hovertext}</b><br><br>K-Means cluster=0<br>PC1 (10.5% variance)=%{x:.2f}<br>PC2 (9.1% variance)=%{y:.2f}<br>Primary disease=%{customdata[0]}<extra></extra>", "hovertext": ["TCGA-VD-AA8S-01", "TCGA-ET-A4KN-01", "TCGA-VD-AA8N-01", "TCGA-HC-A6AQ-01", "TCGA-YF-AA3L-01", "TCGA-E7-A4XJ-01", "TCGA-V4-A9E5-01", "TCGA-V4-A9EJ-01", "TCGA-LL-A6FR-01", "TCGA-DK-AA75-01", "TCGA-V4-A9EQ-01", "TCGA-HC-A6AN-01", "TCGA-FD-A43X-01", "TCGA-V4-A9ET-01"], "legendgroup": "0", "marker": {"color": "#AA0DFE", "line": {"width": 0}, "size": 7, "symbol": "circle"}, "mode": "markers", "name": "0", "opacity": 0.65, "orientation": "v", "showlegend": true, "type": "scatter", "x": [-15.65, -14.15, -15.02, -12.9, -12.32, -10.63, -17.24, -12.29, -9.665, -11.97, -16.98, -12.01, -9.813, -18.33], "xaxis": "x", "y": [-2.886, -0.3775, -3.631, 3.253, -2.556, -2.885, -1.36, -0.7908, -2.176, -2.737, -3.576, 1.749, -1.97, -2.58], "yaxis": "y"}], "layout": {"font": {"size": 12}, "height": 560, "legend": {"font": {"size": 10}, "title": {"text": "K-Means cluster"}, "tracegroupgap": 0}, "margin": {"b": 55, "t": 70}, "title": {"text": "Gene expression PCA — K-Means (k=10)"}, "xaxis": {"anchor": "y", "domain": [0, 1], "title": {"text": "PC1 (10.5% variance)"}}, "yaxis": {"anchor": "x", "domain": [0, 1], "scaleanchor": "x", "scaleratio": 1, "title": {"text": "PC2 (9.1% variance)"}}}}
